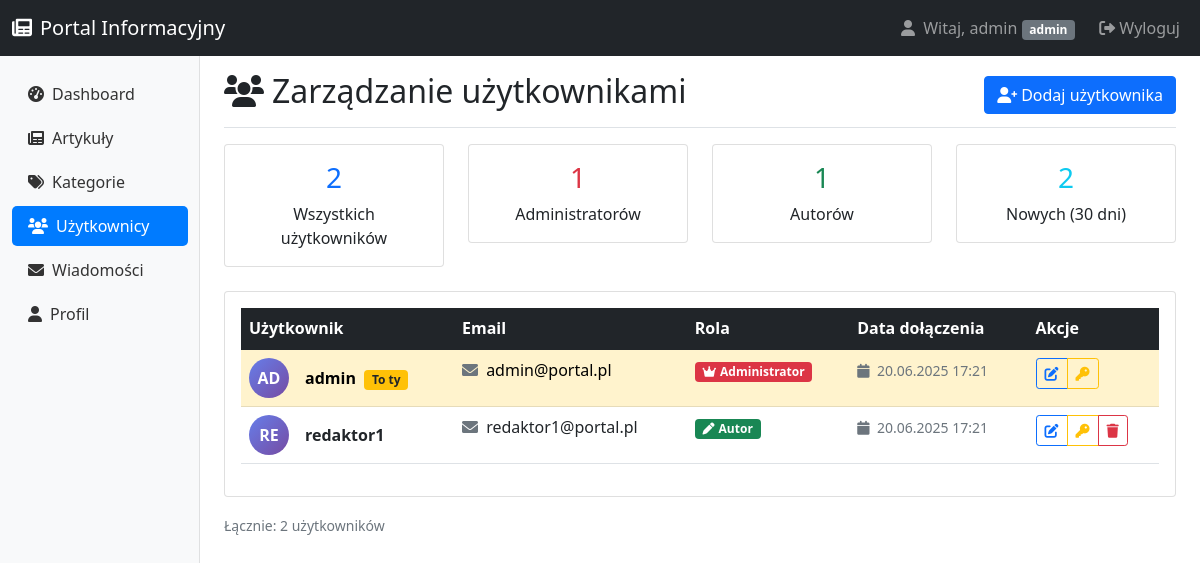
The page /admin/users.php (signed in) on the database its author committed.
### tables this page shows
CREATE TABLE users (
    id INT AUTO_INCREMENT PRIMARY KEY,
    username VARCHAR(50) NOT NULL UNIQUE,
    email VARCHAR(100) NOT NULL UNIQUE,
    password VARCHAR(255) NOT NULL,
    role ENUM('admin', 'author') DEFAULT 'author',
    created_at TIMESTAMP DEFAULT CURRENT_TIMESTAMP
);

### config/config.php (called while the page is built, shortened)
<?php
function getUserId() {
    return $_SESSION['user_id'] ?? null;
}
function formatDate($date) {
    return date('d.m.Y H:i', strtotime($date));
}
spl_autoload_register(function ($class_name) {
    $paths = [
        __DIR__ . '/../models/' . $class_name . '.php',
        __DIR__ . '/../classes/' . $class_name . '.php',
        __DIR__ . '/../controllers/' . $class_name . '.php',
        __DIR__ . '/../../models/' . $class_name . '.php',
        __DIR__ . '/../../classes/' . $class_name . '.php',
        __DIR__ . '/../../controllers/' . $class_name . '.php',
        'models/' . $class_name . '.php',
        '../models/' . $class_name . '.php',
        'classes/' . $class_name . '.php',
        '../classes/' . $class_name . '.php'
    ];
    foreach ($paths as $file) {
        if (file_exists($file)) {
            return;
        }
    }
});
?>

### models/User.php (called while the page is built, shortened)
<?php
class User {
    private $conn;
    private $table_name = "users";
    public function __construct($db) {
        $this->conn = $db;
    }
    public function getAll() {
        $query = "SELECT id, username, email, role, created_at FROM " . $this->table_name . " ORDER BY username";
        $stmt = $this->conn->prepare($query);
        $stmt->execute();
        return $stmt->fetchAll(PDO::FETCH_ASSOC);
    }
}
?>

### admin/users.php (the view, shortened to what this page needs)
<?php
require_once '../config/config.php';
$database = new Database();
$db = $database->getConnection();
$user = new User($db);
$users = $user->getAll();
?>
<!DOCTYPE html>
<html lang="pl">
<head>
    <link href="https://cdn.jsdelivr.net/npm/bootstrap@5.1.3/dist/css/bootstrap.min.css" rel="stylesheet">
    <link href="https://cdnjs.cloudflare.com/ajax/libs/font-awesome/6.0.0/css/all.min.css" rel="stylesheet">
</head>
<body>
    <nav class="navbar navbar-expand-lg navbar-dark bg-dark">
        <div class="container-fluid">
            <a class="navbar-brand" href="../index.php">
                <i class="fas fa-newspaper me-2"></i>Portal Informacyjny
            </a>
            <div class="navbar-nav ms-auto">
                <span class="navbar-text me-3">
                    <i class="fas fa-user me-1"></i>
                    Witaj, <?= htmlspecialchars($_SESSION['username']) ?>
                    <span class="badge bg-secondary"><?= $_SESSION['role'] ?></span>
                </span>
                <a class="nav-link" href="../logout.php">
                    <i class="fas fa-sign-out-alt me-1"></i>Wyloguj
                </a>
            </div>
        </div>
    </nav>
    <div class="container-fluid">
        <div class="row">
            <nav class="col-md-3 col-lg-2 d-md-block bg-light sidebar">
                <div class="position-sticky pt-3">
                    <ul class="nav flex-column">
                        <li class="nav-item">
                            <a class="nav-link" href="index.php">
                                <i class="fas fa-tachometer-alt me-2"></i>Dashboard
                            </a>
                        </li>
                        <li class="nav-item">
                            <a class="nav-link" href="articles.php">
                                <i class="fas fa-newspaper me-2"></i>Artykuły
                            </a>
                        </li>
                        <li class="nav-item">
                            <a class="nav-link" href="categories.php">
                                <i class="fas fa-tags me-2"></i>Kategorie
                            </a>
                        </li>
                        <li class="nav-item">
                            <a class="nav-link active" href="users.php">
                                <i class="fas fa-users me-2"></i>Użytkownicy
                            </a>
                        </li>
                        <li class="nav-item">
                            <a class="nav-link" href="messages.php">
                                <i class="fas fa-envelope me-2"></i>Wiadomości
                            </a>
                        </li>
                        <li class="nav-item">
                            <a class="nav-link" href="profile.php">
                                <i class="fas fa-user me-2"></i>Profil
                            </a>
                        </li>
                    </ul>
                </div>
            </nav>
            <main class="col-md-9 ms-sm-auto col-lg-10 px-md-4">
                <div class="d-flex justify-content-between flex-wrap flex-md-nowrap align-items-center pt-3 pb-2 mb-3 border-bottom">
                    <h1 class="h2">
                        <i class="fas fa-users me-2"></i>Zarządzanie użytkownikami
                    </h1>
                    <a href="add_user.php" class="btn btn-primary">
                        <i class="fas fa-user-plus me-1"></i>Dodaj użytkownika
                    </a>
                </div>
                <div class="row mb-4">
                    <div class="col-md-3">
                        <div class="card text-center">
                            <div class="card-body">
                                <h3 class="text-primary"><?= count($users) ?></h3>
                                <p class="card-text">Wszystkich użytkowników</p>
                            </div>
                        </div>
                    </div>
                    <div class="col-md-3">
                        <div class="card text-center">
                            <div class="card-body">
                                <h3 class="text-danger"><?= count(array_filter($users, fn($u) => $u['role'] === 'admin')) ?></h3>
                                <p class="card-text">Administratorów</p>
                            </div>
                        </div>
                    </div>
                    <div class="col-md-3">
                        <div class="card text-center">
                            <div class="card-body">
                                <h3 class="text-success"><?= count(array_filter($users, fn($u) => $u['role'] === 'author')) ?></h3>
                                <p class="card-text">Autorów</p>
                            </div>
                        </div>
                    </div>
                    <div class="col-md-3">
                        <div class="card text-center">
                            <div class="card-body">
                                <h3 class="text-info"><?= count(array_filter($users, fn($u) => strtotime($u['created_at']) > strtotime('-30 days'))) ?></h3>
                                <p class="card-text">Nowych (30 dni)</p>
                            </div>
                        </div>
                    </div>
                </div>
                <div class="card">
                    <div class="card-body">
                        <div class="table-responsive">
                            <table class="table table-hover">
                                <thead class="table-dark">
                                    <tr>
                                        <th>Użytkownik</th>
                                        <th>Email</th>
                                        <th>Rola</th>
                                        <th>Data dołączenia</th>
                                        <th>Akcje</th>
                                    </tr>
                                </thead>
                                <tbody>
                                    <?php foreach ($users as $u): ?>
                                    <tr <?= $u['id'] == getUserId() ? 'class="table-warning"' : '' ?>>
                                        <td>
                                            <div class="d-flex align-items-center">
                                                <div class="user-avatar me-3">
                                                    <?= strtoupper(substr($u['username'], 0, 2)) ?>
                                                </div>
                                                <div>
                                                    <strong><?= htmlspecialchars($u['username']) ?></strong>
                                                    <?php if ($u['id'] == getUserId()): ?>
                                                        <span class="badge bg-warning text-dark ms-1">To ty</span>
                                                    <?php endif; ?>
                                                </div>
                                            </div>
                                        </td>
                                        <td>
                                            <i class="fas fa-envelope me-1 text-muted"></i>
                                            <?= htmlspecialchars($u['email']) ?>
                                        </td>
                                        <td>
                                            <?php if ($u['role'] === 'admin'): ?>
                                                <span class="badge bg-danger">
                                                    <i class="fas fa-crown me-1"></i>Administrator
                                                </span>
                                            <?php else: ?>
                                                <span class="badge bg-success">
                                                    <i class="fas fa-pen me-1"></i>Autor
                                                </span>
                                            <?php endif; ?>
                                        </td>
                                        <td>
                                            <small class="text-muted">
                                                <i class="fas fa-calendar me-1"></i>
                                                <?= formatDate($u['created_at']) ?>
                                            </small>
                                        </td>
                                        <td>
                                            <div class="btn-group" role="group">
                                                <a href="edit_user.php?id=<?= $u['id'] ?>"
                                                   class="btn btn-sm btn-outline-primary" title="Edytuj">
                                                    <i class="fas fa-edit"></i>
                                                </a>
                                                <a href="reset_password.php?id=<?= $u['id'] ?>"
                                                   class="btn btn-sm btn-outline-warning" title="Resetuj hasło"
                                                   onclick="return confirm('Czy na pewno chcesz zresetować hasło tego użytkownika?')">
                                                    <i class="fas fa-key"></i>
                                                </a>
                                                <?php if ($u['id'] != getUserId()): ?>
                                                <a href="delete_user.php?id=<?= $u['id'] ?>"
                                                   class="btn btn-sm btn-outline-danger" title="Usuń"
                                                   onclick="return confirm('Czy na pewno chcesz usunąć tego użytkownika? Wszystkie jego artykuły zostaną usunięte!')">
                                                    <i class="fas fa-trash"></i>
                                                </a>
                                                <?php endif; ?>
                                            </div>
                                        </td>
                                    </tr>
                                    <?php endforeach; ?>
                                </tbody>
                            </table>
                        </div>
                    </div>
                </div>
                <div class="mt-3">
                    <small class="text-muted">
                        Łącznie: <?= count($users) ?> użytkowników
                    </small>
                </div>
            </main>
        </div>
    </div>
</body>
</html>

### admin/users.php (style rules this page uses)
.sidebar { min-height: calc(100vh - 56px); box-shadow: inset -1px 0 0 rgba(0, 0, 0, .1); }
.sidebar .nav-link { color: #333; border-radius: 5px; margin: 2px 0; }
.sidebar .nav-link.active { background-color: #007bff; color: white; }
.user-avatar { width: 40px; height: 40px; background: linear-gradient(135deg, #667eea 0%, #764ba2 100%); border-radius: 50%; display: flex; align-items: center; justify-content: center; color: white; font-weight: bold; }

### rows shown on the page
users: username "AD", username "admin", shows "To ty", email "admin@portal.pl", role "admin" (drawn), created_at "20.06.2025 17:21"
users: username "RE", username "redaktor1", email "redaktor1@portal.pl", role "author" (drawn), created_at "20.06.2025 17:21"

### other values the page prints
$_SESSION['username'] "admin"
$_SESSION['role'] "admin"
count($users) "2"
count(array_filter($users, fn($u) => $u['role'] === 'admin')) "1"
count(array_filter($users, fn($u) => $u['role'] === 'author')) "1"
